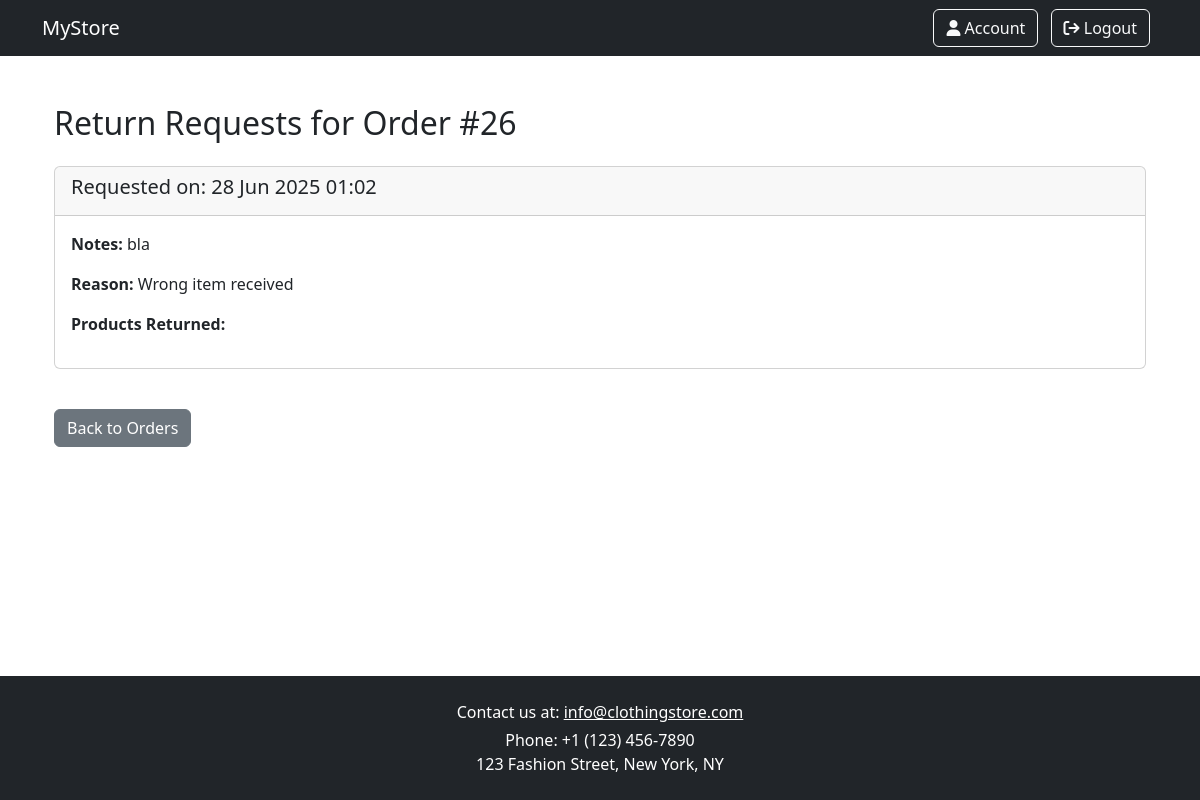
/shop/order/26/returns/, run on the app's committed database.
### shop/models.py (models this page shows, shortened)
class Order(models.Model):
    user = models.ForeignKey(Profile, on_delete=models.SET_NULL, null=True, blank=True, related_name="orders")
    user_email = models.EmailField(max_length=254, default="unknown@example.com")
    total = models.DecimalField(max_digits=10, decimal_places=2, validators=[MinValueValidator(Decimal('0.00'))])
    date = models.DateTimeField(auto_now_add=True)
    address = models.CharField(max_length=255)
    status = models.ForeignKey(Status, on_delete=models.SET_NULL, null=True, blank=True, related_name="status")
    shipped_at = models.DateTimeField(null=True, blank=True)
    arrived_at = models.DateTimeField(null=True, blank=True)

class ReturnRequest(models.Model):
    REASONS = [
        ('damaged', 'Damaged or defective'),
        ('wrong_item', 'Wrong item received'),
        ('not_satisfied', 'Not satisfied with the product'),
        ('other', 'Other'),
    ]
    user = models.ForeignKey(Profile, on_delete=models.CASCADE, related_name="return_requests")
    order = models.ForeignKey(Order, on_delete=models.CASCADE)
    order_products = models.ManyToManyField(OrderProduct)
    reason = models.CharField(max_length=20, choices=REASONS)
    notes = models.TextField(blank=True, null=True)
    date_requested = models.DateTimeField(auto_now_add=True)

### shop/views.py (the view)
# urls.py: path('order/<int:order_id>/returns/', views.return_requests_for_order, name='return_requests_for_order'),
def return_requests_for_order(request, order_id):
    order = get_object_or_404(Order, id=order_id)
    return_requests = ReturnRequest.objects.filter(order=order)
    context = {
        'order': order,
        'return_requests': return_requests,
    }
    return render(request, 'return_requests_for_order.html', context)

### static/context_processors.py (called while the page is built)
def user_roles(request):
    user = request.user
    return {
        'is_client': user.is_authenticated and user.groups.filter(name='client').exists(),
        'is_manager': user.is_authenticated and user.groups.filter(name='manager').exists(),
        'is_admin': user.is_authenticated and user.is_superuser,
    }

### templates/return_requests_for_order.html (shortened to what this page needs)
{% extends 'base.html' %}
{% load static %}
{% block content %}
<div class="container my-4">
  <h2 class="mb-4">Return Requests for Order #{{ order.id }}</h2>
  {% if return_requests %}
    {% for req in return_requests %}
      <div class="card mb-3">
        <div class="card-header">
            <h5>Requested on: {{ req.date_requested|date:"d M Y H:i" }}</h5>
        </div>
        <div class="card-body">
          {% if req.notes %}
            <p><strong>Notes:</strong> {{ req.notes }}</p>
          {% endif %}
            <p><strong>Reason:</strong> {{ req.get_reason_display }}</p>
          <p><strong>Products Returned:</strong></p>
        </div>
      </div>
    {% endfor %}
  {% else %}
    <div class="alert alert-info" role="alert">
      No return requests found for this order.
    </div>
  {% endif %}
  <a href="{% url 'manage_orders' %}" class="btn btn-secondary mt-4">Back to Orders</a>
</div>
{% endblock %}

### static/css/base_style.css (style rules this page uses)
html, body { height: 100%; margin: 0; padding: 0; }
body { min-height: 100vh; display: flex; flex-direction: column; }

### data on the page
Order: id "26"
ReturnRequest: date_requested "28 Jun 2025 01:02", notes "bla", reason "Wrong item received"
